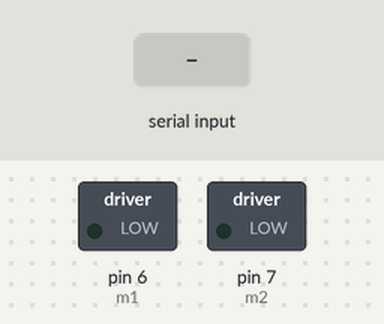
Bench run of a sketch on a simulated Arduino Uno, built with avr-gcc and run on an emulated ATmega328P. Parts: switched loads named in the sketch (green lamp = pin HIGH). The inputs (shaded band) are chosen by the test bench.

Above: at 1.2 s.
1.3 s: "90,45\n" received over Serial
At 1.9 s:
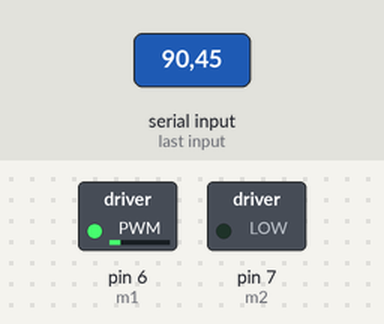
3.8 s: "30,150\n" received over Serial
At 4.6 s:
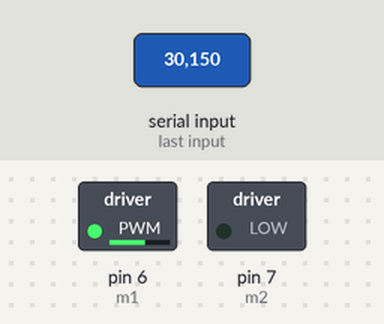
6.3 s: "200\n" received over Serial
At 6.8 s:
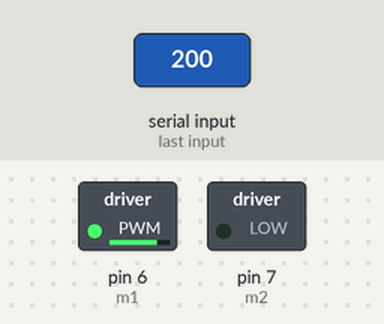
Timing chart, 0 to 9.3 s (numbered marks = the images above; inputs shaded):
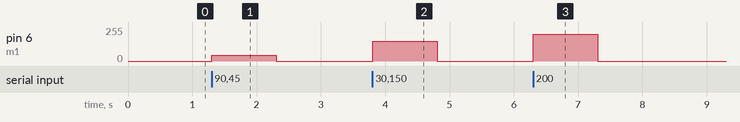

Measured:
- after the input at 1.3 s, pin 6 (m1): 0/255 → 45/255 at once, → 0/255 1.0 s later
- after the input at 3.8 s, pin 6 (m1): 0/255 → 150/255 at once, → 0/255 1.0 s later
- after the input at 6.3 s, pin 6 (m1): 0/255 → 200/255 at once, → 0/255 1.0 s later

The sketch:

arduino_base.ino
```cpp
int motor = 0;
int m1 = 6;
int m2 = 7;

void setup() {


  pinMode(m1, OUTPUT);
  digitalWrite(m1, LOW);
  pinMode(m2, OUTPUT);
  digitalWrite(m2, LOW);

  Serial.begin(9600);

}

void loop() {
  if(Serial.available()){
   motor = Serial.parseInt();
  }
  set_motor();
  //delay(5);
}

void set_motor(){
   analogWrite(m1, max(motor, 0));
   analogWrite(m2, abs(min(motor, 0)));
}
```
